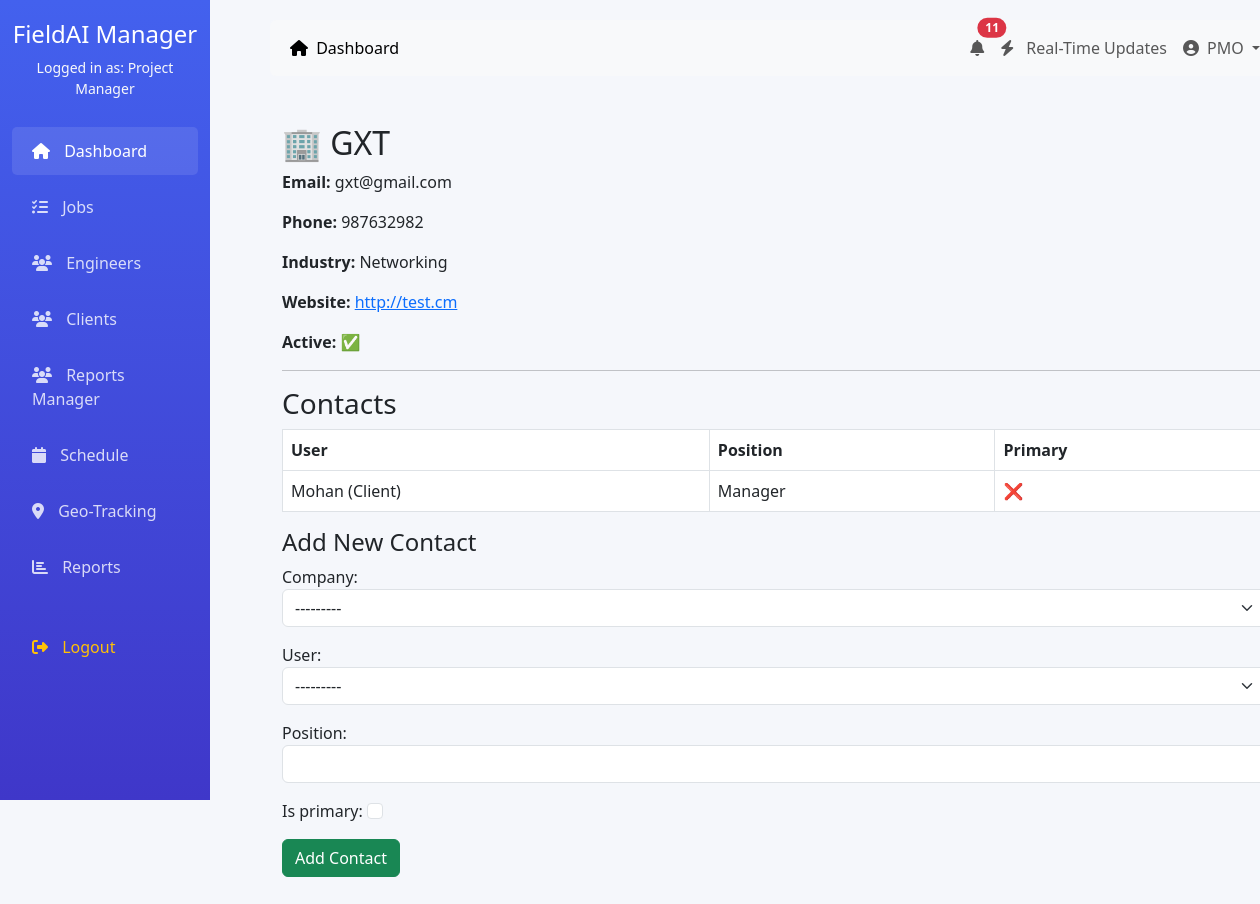
Screenshot of /dashboard/clients/1/ (signed in) with the database file from the repository.
### accounts/models.py (models this page shows, shortened)
class CustomUser(AbstractUser):
    ROLE_CHOICES = (
        ('admin', 'Admin'),
        ('manager', 'Project Manager'),
        ('engineer', 'Field Engineer'),
        ('client', 'Client'),
        ('accounts', 'Accounts Team'),
    )
    role = models.CharField(max_length=20, choices=ROLE_CHOICES, default='engineer')
    phone = models.CharField(max_length=15, blank=True)
    address = models.TextField(blank=True)
    profile_picture = models.ImageField(upload_to='profiles/', blank=True)
    created_at = models.DateTimeField(auto_now=True)
    updated_at = models.DateTimeField(auto_now=True)
    def __str__(self):
        return f"{self.username} ({self.get_role_display()})"

class ClientCompany(models.Model):
    name = models.CharField(max_length=255)
    contact_email = models.EmailField()
    contact_phone = models.CharField(max_length=20, blank=True, null=True)
    address = models.TextField(blank=True, null=True)
    industry = models.CharField(max_length=100, blank=True, null=True)
    website = models.URLField(blank=True, null=True)
    is_active = models.BooleanField(default=True)
    created_at = models.DateTimeField(auto_now_add=True)  # auto-fill when created
    updated_at = models.DateTimeField(auto_now=True)      # auto-fill on update
    def __str__(self):
        return self.name

class ClientContact(models.Model):
    company = models.ForeignKey(ClientCompany, on_delete=models.CASCADE, related_name='contacts')
    user = models.OneToOneField(CustomUser, on_delete=models.CASCADE, limit_choices_to={'role': 'client'})
    position = models.CharField(max_length=100)
    is_primary = models.BooleanField(default=False)

### dashboard/views.py (the view)
# urls.py: path("clients/<int:pk>/", views.client_detail, name="client_detail")
@login_required
def client_detail(request, pk):
    client = get_object_or_404(ClientCompany, pk=pk)
    contacts = client.contacts.all()  # from related_name
    if request.method == "POST":
        contact_form = ClientContactForm(request.POST)
        if contact_form.is_valid():
            contact = contact_form.save(commit=False)
            contact.company = client
            contact.save()
            return redirect("dashboard:client_detail", pk=client.pk)
    else:
        contact_form = ClientContactForm()
    return render(
        request,
        "dashboard/client_detail.html",
        {"client": client, "contacts": contacts, "contact_form": contact_form},
    )

### dashboard/forms.py
class ClientContactForm(forms.ModelForm):
    class Meta:
        model = ClientContact
        fields = ["company", "user", "position", "is_primary"]
        widgets = {
            "company": forms.Select(attrs={"class": "form-select"}),
            "user": forms.Select(attrs={"class": "form-select"}),
            "position": forms.TextInput(attrs={"class": "form-control"}),
            "is_primary": forms.CheckboxInput(attrs={"class": "form-check-input"}),
        }

### dashboard/templates/dashboard/client_detail.html (shortened to what this page needs)
{% extends "dashboard/base.html" %}
{% block content %}
<div class="container py-4">
  <h2>🏢 {{ client.name }}</h2>
  <p><strong>Email:</strong> {{ client.contact_email }}</p>
  <p><strong>Phone:</strong> {{ client.contact_phone }}</p>
  <p><strong>Industry:</strong> {{ client.industry }}</p>
  <p><strong>Website:</strong> <a href="{{ client.website }}" target="_blank">{{ client.website }}</a></p>
  <p><strong>Active:</strong> {{ client.is_active|yesno:"✅,❌" }}</p>
  <hr/>
  <h3>Contacts</h3>
  <table class="table table-bordered">
    <thead>
      <tr>
        <th>User</th>
        <th>Position</th>
        <th>Primary</th>
      </tr>
    </thead>
    <tbody>
      {% for contact in contacts %}
      <tr>
        <td>{{ contact.user }}</td>
        <td>{{ contact.position }}</td>
        <td>{% if contact.is_primary %}✅{% else %}❌{% endif %}</td>
      </tr>
      {% empty %}
      <tr><td colspan="3">No contacts</td></tr>
      {% endfor %}
    </tbody>
  </table>
  <h4>Add New Contact</h4>
  <form method="post">
    {{ contact_form.as_p }}
    <button type="submit" class="btn btn-success">Add Contact</button>
  </form>
</div>
{% endblock %}

### dashboard/templates/dashboard/base.html (shortened to what this page needs)
<!DOCTYPE html>
<html lang="en">
<head>
    <link href="https://cdn.jsdelivr.net/npm/bootstrap@5.3.0/dist/css/bootstrap.min.css" rel="stylesheet">
    <link rel="stylesheet" href="https://cdnjs.cloudflare.com/ajax/libs/font-awesome/6.4.0/css/all.min.css">
</head>
<body>
    <div class="container-fluid">
        <div class="row">
            <div class="col-md-2 sidebar d-none d-md-block">
                <div class="text-center mb-4">
                    <h4>FieldAI Manager</h4>
                    <p class="text-light small">Logged in as: {{ user.get_role_display }}</p>
                </div>
                <ul class="nav flex-column">
                    <li class="nav-item">
                        <a class="nav-link active" href="{% if user.role == 'admin' %}{% url 'dashboard:admin_dashboard' %}{% elif user.role == 'manager' %}{% url 'dashboard:manager_dashboard' %}{% elif user.role == 'engineer' %}{% url 'dashboard:engineer_dashboard' %}{% elif user.role == 'client' %}{% url 'dashboard:client_dashboard' %}{% elif user.role == 'accounts' %}{% url 'dashboard:accounts_dashboard' %}{% else %}#{% endif %}">
                            <i class="fas fa-home"></i> Dashboard
                        </a>
                    </li>
                    <li class="nav-item">
                        <a class="nav-link" href="{% if user.role == 'manager' %}{% url 'dashboard:manager_jobs' %}{% elif user.role == 'engineer' %}{% url 'dashboard:engineer_jobs' %}{% else %}#{% endif %}">
                            <i class="fas fa-tasks"></i> Jobs
                        </a>
                    </li>
                    {% if user.role == 'admin' or user.role == 'manager' %}
                    <li class="nav-item">
                        <a class="nav-link" href="{% url 'dashboard:manager_engineers' %}">
                            <i class="fas fa-users"></i> Engineers
                        </a>
                    </li>
                    <li class="nav-item">
                        <a class="nav-link" href="{% url 'dashboard:client_list' %}">
                            <i class="fas fa-users"></i> Clients
                        </a>
                    </li>
                    <li class="nav-item">
                        <a class="nav-link" href="{% url 'dashboard:manager_report' %}">
                            <i class="fas fa-users"></i> Reports Manager
                        </a>
                    </li>
                    {% endif %}
                    <li class="nav-item">
                        <a class="nav-link" href="#">
                            <i class="fas fa-calendar"></i> Schedule
                        </a>
                    </li>
                    <li class="nav-item">
                        <a class="nav-link" href="#">
                            <i class="fas fa-map-marker-alt"></i> Geo-Tracking
                        </a>
                    </li>
                    <li class="nav-item">
                        <a class="nav-link" href="#">
                            <i class="fas fa-chart-bar"></i> Reports
                        </a>
                    </li>
                    <li class="nav-item mt-4">
                        <a class="nav-link text-warning" href="{% url 'accounts:logout' %}">
                            <i class="fas fa-sign-out-alt"></i> Logout
                        </a>
                    </li>
                </ul>
            </div>
            <div class="col-md-10 main-content">
                <nav class="navbar navbar-expand-lg navbar-light bg-light mb-4 rounded">
                    <div class="container-fluid">
                        <div class="collapse navbar-collapse" id="navbarNav">
                            <ul class="navbar-nav me-auto">
                                <li class="nav-item">
                                    <a class="nav-link active" href="{% if user.role == 'admin' %}{% url 'dashboard:admin_dashboard' %}{% elif user.role == 'manager' %}{% url 'dashboard:manager_dashboard' %}{% elif user.role == 'engineer' %}{% url 'dashboard:engineer_dashboard' %}{% elif user.role == 'client' %}{% url 'dashboard:client_dashboard' %}{% elif user.role == 'accounts' %}{% url 'dashboard:accounts_dashboard' %}{% else %}#{% endif %}">
                                        <i class="fas fa-home me-1"></i> Dashboard
                                    </a>
                                </li>
                            </ul>
                            <ul class="navbar-nav">
                                {% if user.role == 'manager' or user.role == 'accounts' %}
                                <li class="nav-item">
                                    <a class="nav-link position-relative" href="{% if user.role == 'manager' %}{% url 'dashboard:manager_notifications' %}{% elif user.role == 'accounts' %}{% url 'dashboard:accounts_notifications' %}{% else %}#{% endif %}">
                                        <i class="fas fa-bell"></i>
                                        <span class="position-absolute top-0 start-100 translate-middle badge rounded-pill bg-danger d-none"
                                              id="notificationBadge">
                                        </span>
                                    </a>
                                </li>
                                <li class="nav-item">
    <a class="nav-link" href="{% url 'dashboard:manager_real_time_dashboard' %}">
        <i class="fas fa-bolt me-2"></i> Real-Time Updates
    </a>
</li>
                                {% endif %}
                                <li class="nav-item dropdown">
                                    <a class="nav-link dropdown-toggle" href="#" id="navbarDropdown" role="button" data-bs-toggle="dropdown">
                                        <i class="fas fa-user-circle me-1"></i> {{ user.username }}
                                    </a>
                                </li>
                            </ul>
                        </div>
                    </div>
                </nav>
                {% block content %}
                {% endblock %}
            </div>
        </div>
    </div>
</body>
</html>

### dashboard/templates/dashboard/base.html (style rules this page uses)
:root { --primary: #4361ee; --secondary: #3f37c9; --success: #4cc9f0; --info: #4895ef; --warning: #f72585; --danger: #e63946; --light: #f8f9fa; --dark: #212529; }
body { font-family: 'Segoe UI', Tahoma, Geneva, Verdana, sans-serif; background-color: #f5f7fb; }
.sidebar { background: linear-gradient(to bottom, var(--primary), var(--secondary)); color: white; height: 100vh; position: fixed; padding-top: 20px; }
.sidebar .nav-link { color: rgba(255, 255, 255, 0.8); padding: 12px 20px; margin: 4px 0; border-radius: 5px; }
.sidebar .nav-link:hover, .sidebar .nav-link.active { background-color: rgba(255, 255, 255, 0.1); color: white; }
.sidebar .nav-link i { margin-right: 10px; }
.main-content { margin-left: 250px; padding: 20px; }

### rows the page displays
CustomUser: role "Project Manager", username "PMO"
ClientCompany: name "GXT", contact_email "gxt@gmail.com", contact_phone "987632982", industry "Networking", website "http://test.cm", is_active "✅"
ClientContact: user "Mohan (Client)", position "Manager"
